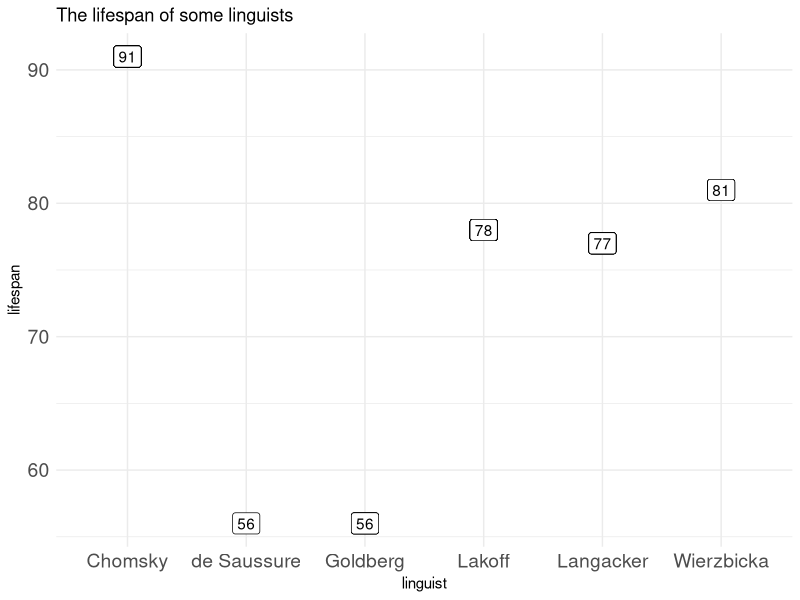

Write the R code that produced this figure.
## ---- chunk 1
options(htmltools.dir.version = FALSE)
## ---- chunk 2
var1 <- 2 # type arrow hyphen <-

var1
## ---- chunk 3
var2 <- c(0.1, 0.2)

var2
## ---- chunk 4
var3 <- c("hello", "world", "你好")
## ---- chunk 5
var4 <- c(TRUE, FALSE)
## ---- chunk 6
var5 <- c(1:10) 
mean(var5)

# or
mean(c(1:10))
# or
mean(1:10)
## ---- chunk 7
name <- c("Tsai Ing-Wen", "Han Kuo-yu")
gender <- c("female", "male")
job <- c("president", "mayor/president-wanna-be")

data.frame(name, gender, job)

# you can assign it to a variable if you want, e.g.
#myfirstdataframe <- data.frame(name, gender, job)
## ---- chunk 8
knitr::opts_chunk$set(echo = TRUE)
## ---- chunk 9
# the tidyverse, we will always load this
library(tidyverse)

# `here` for easy file paths
library(here)

# readxl for reading excel files
library(readxl)
## ---- chunk 10
dataset <- read_excel(here("static", "Rbootcamp", "linguistsdataset.xlsx"))
## ---- chunk 11
dataset
## ---- chunk 12
dataset %>%
  count(linguist_lastname)
## ---- chunk 13
dataset %>%
  distinct(linguist_lastname, gender) %>%
  count(gender)
## ---- chunk 14
lifespandf <- dataset %>%
  select(linguist_lastname, date_born, date_died) %>%
  mutate(date_died = case_when(
    date_died == "alive" ~ "2019",
    TRUE ~ date_died
  )) %>%
  mutate(date_died = as.numeric(date_died)) %>%
  mutate(lifespan = date_died - date_born) 

lifespandf
## ---- chunk 15
lifespandf %>%
  rename(linguist = linguist_lastname) %>%
  ggplot(aes(x = linguist, y = lifespan)) +
  geom_point() +
  geom_label(aes(label = lifespan)) +
  theme_minimal() +
  theme(axis.text = element_text(size = 14)) + 
  ggtitle("The lifespan of some linguists")
